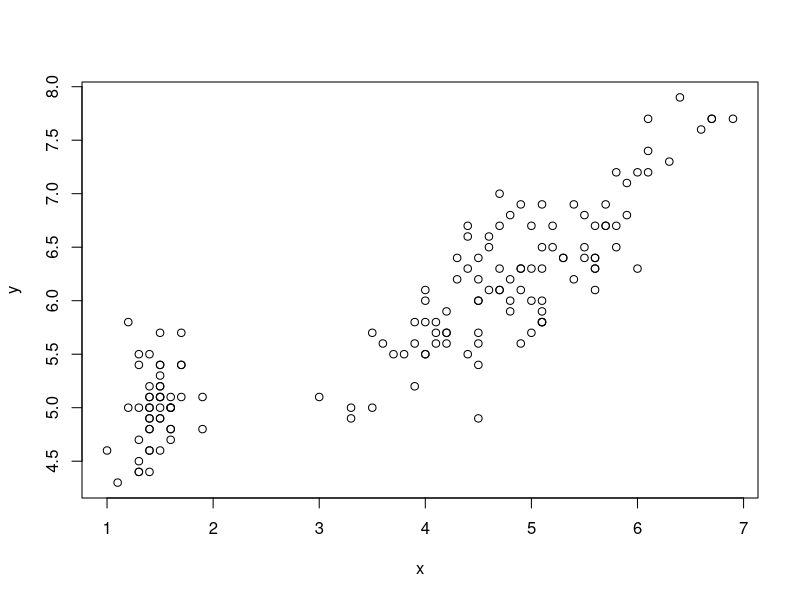
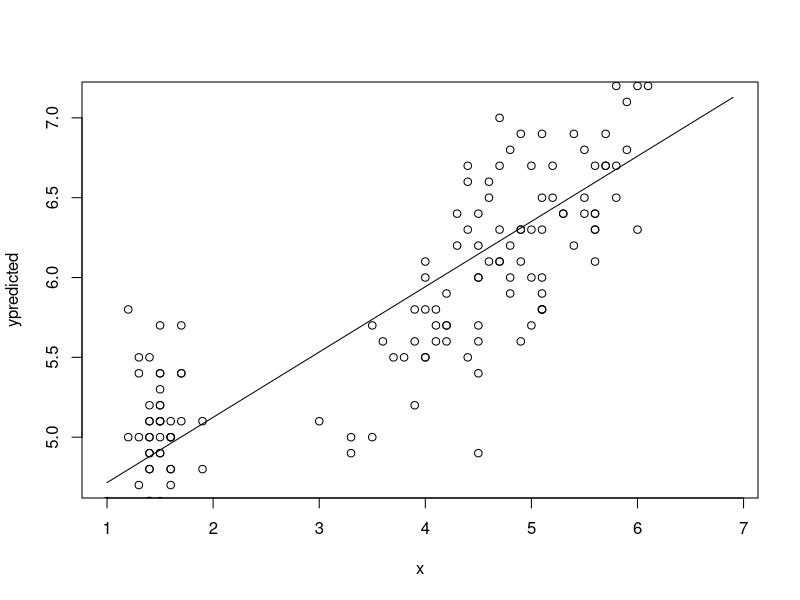
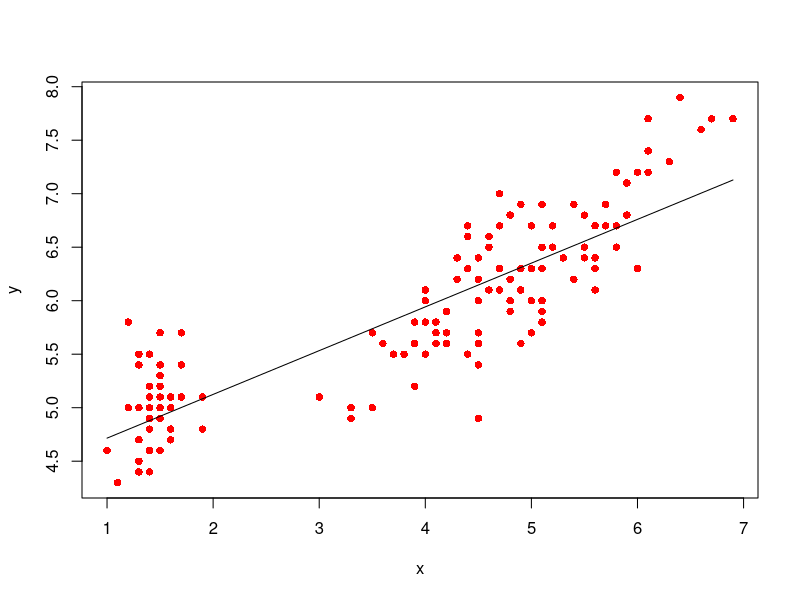

Reproduce these figures in R, in order.
#Codigo para problema 2
iris
mis_dadas <- iris

y <- mis_dadas$Sepal.Length
y

x <- mis_dadas$Petal.Length
x

plot(x,y)

xbar = mean(x)
xbar

ybar= mean(y)
ybar

m=sum((x-xbar)*(y-ybar))/sum((x-xbar)^2)
m
b= ybar-m*xbar
b
pred= b+m*1.5
pred

mod=lm(y~x)

ypredicted=predict(mod,data.frame(x=x))
ypredicted

plot(x,ypredicted, type="l")
points(x,y)
plot(x,y, pch=16, col="red")
lines(x, ypredicted)

Rsq = sum((ypredicted-ybar)^2)/sum((y-ybar)^2)
Rsq

summary(mod)
sqrt(Rsq)
cor.test(x,y)
